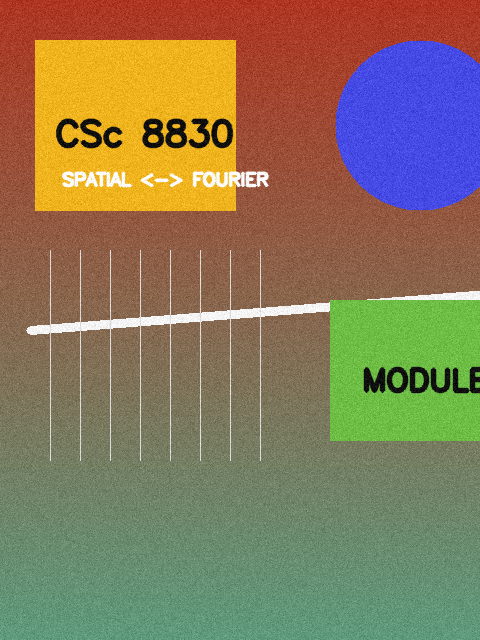
#> input picture outputs/input.png, 480 x 640 px
$ python blur_cli.py --input ../outputs/input.png   (older library calls are emulated)
#> lines starting #> are read from the running program, lines starting #| are printed output that depends on the picture
#> in load_image, image is the input picture: shape (640, 480, 3); mean B, G, R 90.5, 121.5, 135.4
### src/blur_equivalence.py
"""
Module 3 - Image Blurring and Fourier-Domain Equivalence

This module implements Gaussian spatial convolution and its equivalent
frequency-domain implementation using the 2-D FFT.

The implementation uses zero-padding so that the FFT calculation performs
linear convolution rather than circular convolution. The result is then
cropped to the same image size as the spatial result.
"""

from __future__ import annotations

from pathlib import Path
from typing import Tuple

import cv2
import numpy as np


def gaussian_kernel(size: int, sigma: float) -> np.ndarray:
    """Create a normalized 2-D Gaussian kernel."""
    if size < 3 or size % 2 == 0:
        raise ValueError("Kernel size must be an odd integer >= 3.")
    if sigma <= 0:
        raise ValueError("Sigma must be greater than 0.")

    radius = size // 2
    axis = np.arange(-radius, radius + 1, dtype=np.float64)
    xx, yy = np.meshgrid(axis, axis)
    kernel = np.exp(-((xx**2 + yy**2) / (2.0 * sigma**2)))
    kernel /= kernel.sum()
    return kernel


def _as_float64(image: np.ndarray) -> np.ndarray:
    """Return an image as float64 without changing its numeric intensity scale."""
    if image.ndim not in (2, 3):
        raise ValueError("Image must be grayscale (H,W) or color (H,W,C).")
    return image.astype(np.float64, copy=False)


def spatial_convolution(image: np.ndarray, kernel: np.ndarray) -> np.ndarray:
    """Apply centered zero-padded spatial convolution."""
    image_f = _as_float64(image)
    kernel = np.asarray(kernel, dtype=np.float64)
    if kernel.ndim != 2:
        raise ValueError("Kernel must be 2-D.")

    # OpenCV filter2D performs correlation. Flipping the kernel converts it to
    # mathematical convolution. Gaussian kernels are symmetric, so the result
    # is unchanged in this particular experiment, but the code is explicit.
    flipped = np.flip(kernel, axis=(0, 1))
    border_type = cv2.BORDER_CONSTANT

    if image_f.ndim == 2:
        return cv2.filter2D(image_f, ddepth=cv2.CV_64F, kernel=flipped, borderType=border_type)

    channels = [
        cv2.filter2D(image_f[:, :, c], ddepth=cv2.CV_64F, kernel=flipped, borderType=border_type)
        for c in range(image_f.shape[2])
    ]
#> channels = 3 items
    return np.stack(channels, axis=2)


def frequency_convolution(image: np.ndarray, kernel: np.ndarray) -> np.ndarray:
    """Apply the same centered zero-padded convolution using FFT multiplication."""
    image_f = _as_float64(image)
    kernel = np.asarray(kernel, dtype=np.float64)
    if kernel.ndim != 2:
        raise ValueError("Kernel must be 2-D.")

    h, w = image_f.shape[:2]
#> h = 640; w = 480
    kh, kw = kernel.shape

    # These sizes are sufficient for a full linear convolution.
    padded_shape = (h + kh - 1, w + kw - 1)
#> padded_shape = (648, 488)

    kernel_padded = np.zeros(padded_shape, dtype=np.float64)
    kernel_padded[:kh, :kw] = kernel
    kernel_fft = np.fft.fft2(kernel_padded)

    def convolve_channel(channel: np.ndarray) -> np.ndarray:
        image_padded = np.zeros(padded_shape, dtype=np.float64)
        image_padded[:h, :w] = channel
        result_full = np.fft.ifft2(
            np.fft.fft2(image_padded) * kernel_fft
        ).real

        # Crop the centered 'same' result, matching the centered spatial filter.
        top = kh // 2
        left = kw // 2
        return result_full[top : top + h, left : left + w]
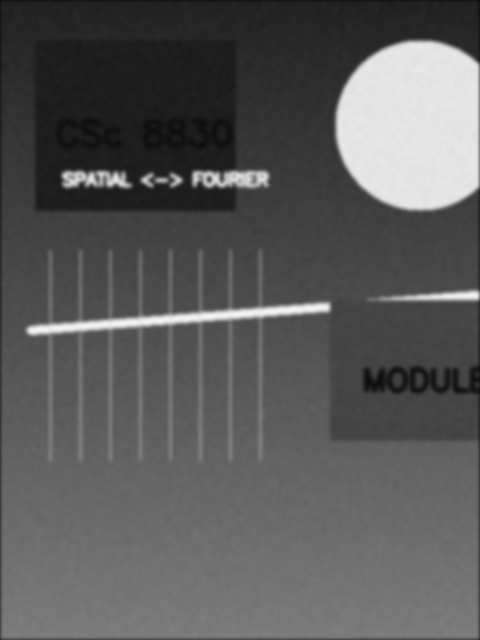
#> returned value: shape (640, 480) float64; min 11.99, max 246.3, mean 90

    if image_f.ndim == 2:
        return convolve_channel(image_f)

    channels = [convolve_channel(image_f[:, :, c]) for c in range(image_f.shape[2])]
#> in convolve_channel (call 2), `image_padded = np.zeros(padded_shape, dtype=np.float64)`: image_padded: shape (648, 488) float64; every value is 0
#> in convolve_channel (call 3), `return result_full[top : top + h, left : left + w]`:
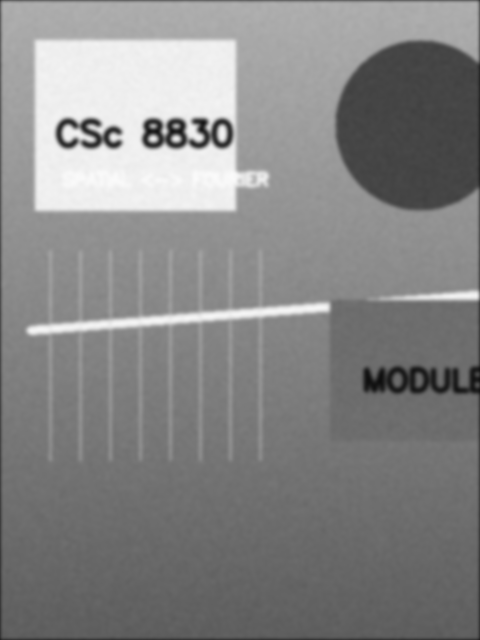
#> returned value: shape (640, 480) float64; min 14.34, max 250.7, mean 134.7
#> channels = 3 items
    return np.stack(channels, axis=2)
#> returned value: shape (640, 480, 3) float64


def comparison_metrics(a: np.ndarray, b: np.ndarray) -> dict:
    """Compute numerical differences between two equally sized arrays."""
    if a.shape != b.shape:
        raise ValueError("Images must have the same shape for comparison.")

    diff = np.abs(a.astype(np.float64) - b.astype(np.float64))
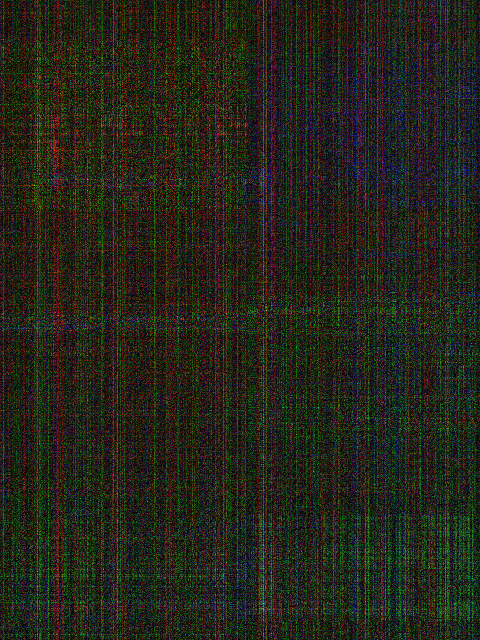
#> diff: shape (640, 480, 3) float64; mean B, G, R 2.59e-14, 3.72e-14, 3.8e-14; drawn with min black and max white
    return {
        "mae": float(np.mean(diff)),
        "rmse": float(np.sqrt(np.mean((a.astype(np.float64) - b.astype(np.float64)) ** 2))),
        "max_abs_error": float(np.max(diff)),
        "mean_abs_diff": float(np.mean(diff)),
    }


def to_uint8(image: np.ndarray) -> np.ndarray:
    """Convert a floating-point image to display/save-friendly uint8."""
    return np.clip(np.rint(image), 0, 255).astype(np.uint8)


def frequency_magnitude(image: np.ndarray) -> np.ndarray:
    """Return a log-scaled, normalized magnitude spectrum for visualization."""
    if image.ndim == 3:
        gray = cv2.cvtColor(to_uint8(image), cv2.COLOR_BGR2GRAY).astype(np.float64)
    else:
        gray = image.astype(np.float64)
    spectrum = np.fft.fftshift(np.fft.fft2(gray))
    magnitude = np.log1p(np.abs(spectrum))
    normalized = cv2.normalize(magnitude, None, 0, 255, cv2.NORM_MINMAX)
    return normalized.astype(np.uint8)


def load_image(path: str | Path) -> np.ndarray:
    """Load an image from disk as BGR."""
    image = cv2.imread(str(path), cv2.IMREAD_COLOR)
    if image is None:
        raise FileNotFoundError(f"Could not read image: {path}")
    return image


def save_image(path: str | Path, image: np.ndarray) -> None:
    """Save an image, raising an error if OpenCV cannot write it."""
    path = Path(path)
    path.parent.mkdir(parents=True, exist_ok=True)
    if not cv2.imwrite(str(path), to_uint8(image)):
        raise OSError(f"Could not write image: {path}")

### src/blur_cli.py
"""
Command-line demonstration for Module 3 image blurring.

Example:
    python src/blur_cli.py --input data/sample_image.png --kernel-size 9 --sigma 2.0
"""

from __future__ import annotations

import argparse
import json
from pathlib import Path

import cv2

from blur_equivalence import (
    comparison_metrics,
    frequency_convolution,
    frequency_magnitude,
    gaussian_kernel,
    load_image,
    save_image,
    spatial_convolution,
)


def parse_args() -> argparse.Namespace:
    parser = argparse.ArgumentParser(description="Compare spatial and FFT image blurring.")
    parser.add_argument("--input", required=True, help="Input image path")
    parser.add_argument("--kernel-size", type=int, default=9, help="Odd Gaussian kernel size")
    parser.add_argument("--sigma", type=float, default=2.0, help="Gaussian sigma")
    parser.add_argument("--output-dir", default="outputs", help="Directory for results")
    return parser.parse_args()


def main() -> None:
    args = parse_args()
    image = load_image(args.input)
    kernel = gaussian_kernel(args.kernel_size, args.sigma)

    spatial = spatial_convolution(image, kernel)
    frequency = frequency_convolution(image, kernel)
    metrics = comparison_metrics(spatial, frequency)
#> metrics = {'mae': 3.37e-14, 'rmse': 4.38e-14, 'max_abs_error': 2.56e-13, 'mean_abs_diff': 3.37e-14}

    output_dir = Path(args.output_dir)
    output_dir.mkdir(parents=True, exist_ok=True)

    save_image(output_dir / "input.png", image)
    save_image(output_dir / "spatial_blur.png", spatial)
    save_image(output_dir / "frequency_blur.png", frequency)

    difference = cv2.absdiff(
        image.astype("uint8"),
        image.astype("uint8")
    )  # placeholder overwritten below for explicit float comparison visualization
#> difference: shape (640, 480, 3); every value is 0
    raw_diff = abs(spatial - frequency)
    if raw_diff.ndim == 3:
        raw_diff = raw_diff.max(axis=2)
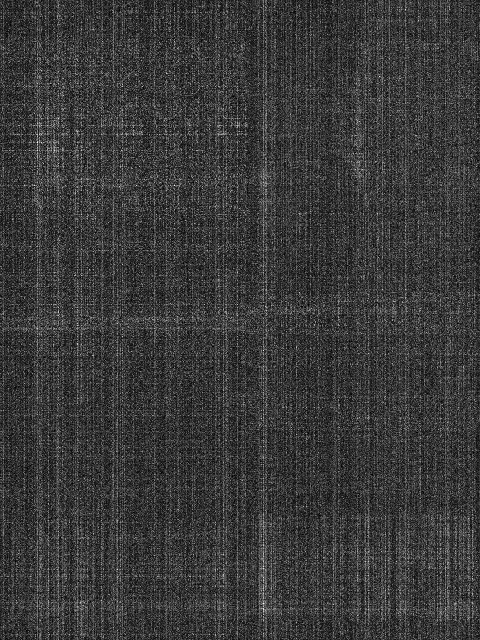
#> raw_diff: shape (640, 480) float64; min 0, max 2.56e-13, mean 5.81e-14; drawn with min black and max white
    save_image(output_dir / "absolute_difference.png", raw_diff)
#> in to_uint8 (call 4), `return np.clip(np.rint(image), 0, 255).astype(np.uint8)`: returned value: shape (640, 480); every value is 0
    save_image(output_dir / "input_spectrum.png", frequency_magnitude(image))
#> in frequency_magnitude, `magnitude = np.log1p(np.abs(spectrum))`:
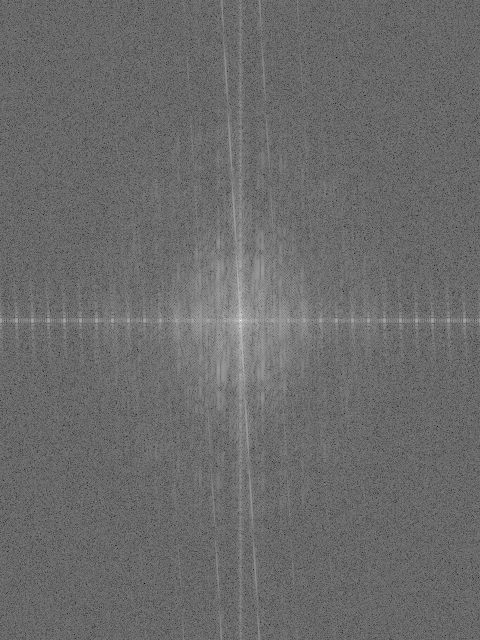
#> magnitude: shape (640, 480) float64; min 1.81, max 17.44, mean 8.41; drawn with min black and max white
    save_image(output_dir / "frequency_blur_spectrum.png", frequency_magnitude(frequency))
#> in frequency_magnitude (call 2), `gray = cv2.cvtColor(to_uint8(image), cv2.COLOR_BGR2GRAY).astype(np.flo..`:
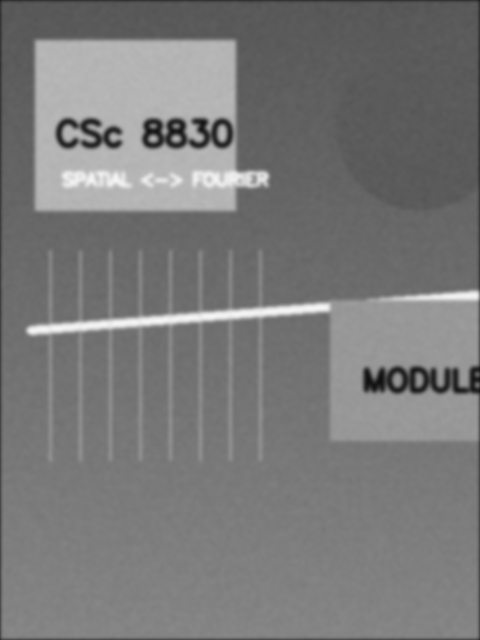
#> gray: shape (640, 480) float64; min 15, max 246, mean 121.5
#> in frequency_magnitude (call 2), `magnitude = np.log1p(np.abs(spectrum))`:
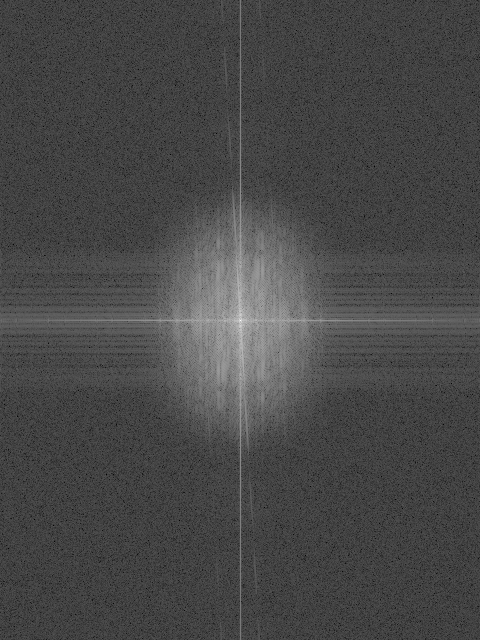
#> magnitude: shape (640, 480) float64; min 0.499, max 17.44, mean 5.33; drawn with min black and max white

    payload = {
        "input": str(Path(args.input)),
        "kernel_size": args.kernel_size,
        "sigma": args.sigma,
        **metrics,
    }
#> payload = {'input': '../outputs/input.png', 'kernel_size': 9, 'sigma': 2, 'mae': 3.37e-14, 'rmse': 4.38e-14, 'max_abs_error': 2.56e-13, 'mean_abs_diff': 3.37e-14}
    (output_dir / "metrics.json").write_text(json.dumps(payload, indent=2), encoding="utf-8")

    print("Module 3 Fourier Equivalence Validation")
    print(f"Input image: {args.input}")
    print(f"Kernel: {args.kernel_size}x{args.kernel_size} Gaussian, sigma={args.sigma}")
    print(f"MAE:            {metrics['mae']:.12e}")
#| MAE:            3.372506170934e-14
    print(f"RMSE:           {metrics['rmse']:.12e}")
#| RMSE:           4.381875047257e-14
    print(f"Maximum error:  {metrics['max_abs_error']:.12e}")
#| Maximum error:  2.557953848736e-13
    print("Equivalent within 1e-10:", metrics["mae"] < 1e-10)
#| Equivalent within 1e-10: True


if __name__ == "__main__":
    main()

$ run again, with outputs/comparison_montage.png copied over outputs/input.png
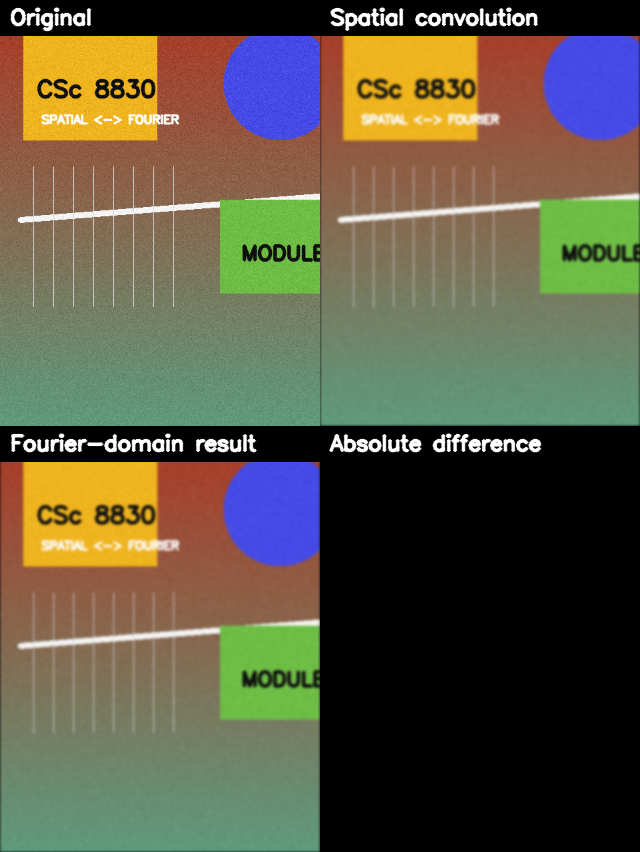
#> input picture outputs/comparison_montage.png, 640 x 852 px
#> in load_image, image is the input picture: shape (852, 640, 3); mean B, G, R 67.8, 89.2, 93.1
#> in spatial_convolution, `channels = [ cv2.filter2D(image_f[:, :, c], ddepth=cv2.CV_64F, kernel=..`: channels = 3 items
#> in comparison_metrics, `diff = np.abs(a.astype(np.float64) - b.astype(np.float64))`:
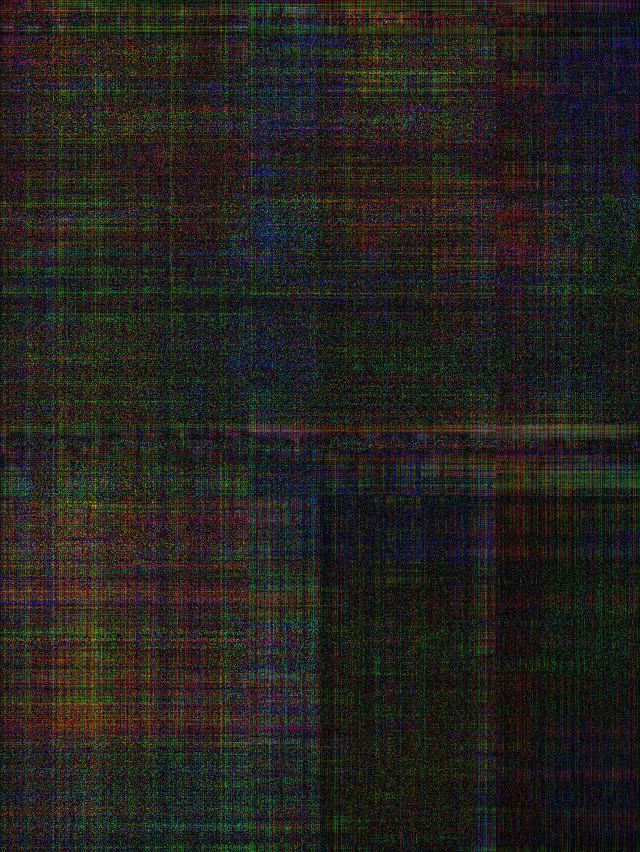
#> diff: shape (852, 640, 3) float64; mean B, G, R 2.96e-14, 3.46e-14, 3.6e-14; drawn with min black and max white
#> metrics = {'mae': 3.34e-14, 'rmse': 4.3e-14, 'max_abs_error': 2.56e-13, 'mean_abs_diff': 3.34e-14}
#> difference: shape (852, 640, 3); every value is 0
#> in frequency_magnitude (call 2), `magnitude = np.log1p(np.abs(spectrum))`:
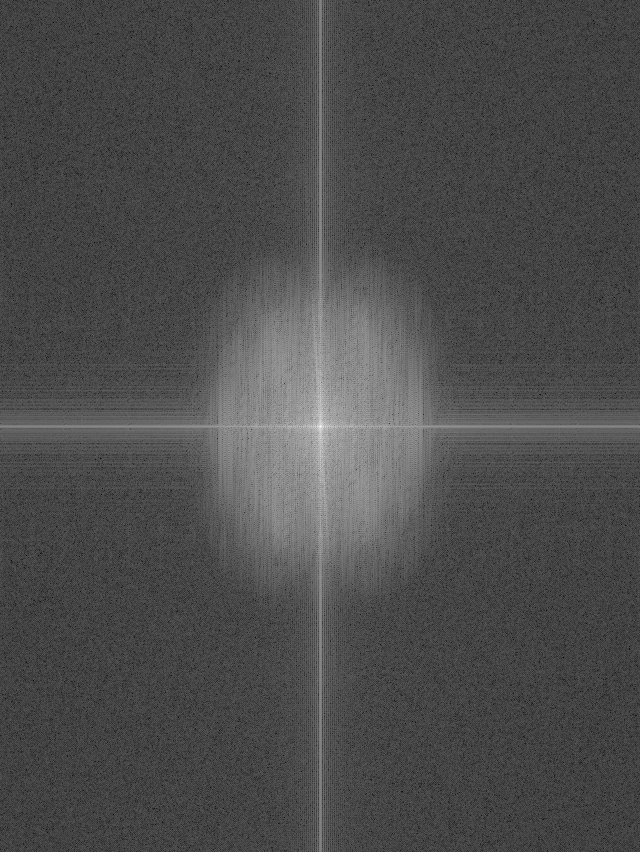
#> magnitude: shape (852, 640) float64; min 0.155, max 17.68, mean 5.45; drawn with min black and max white
#> payload = {'input': '../outputs/input.png', 'kernel_size': 9, 'sigma': 2, 'mae': 3.34e-14, 'rmse': 4.3e-14, 'max_abs_error': 2.56e-13, 'mean_abs_diff': 3.34e-14}
#| MAE:            3.337404532502e-14
#| RMSE:           4.296372334649e-14
#| Maximum error:  2.557953848736e-13
#| Equivalent within 1e-10: True
